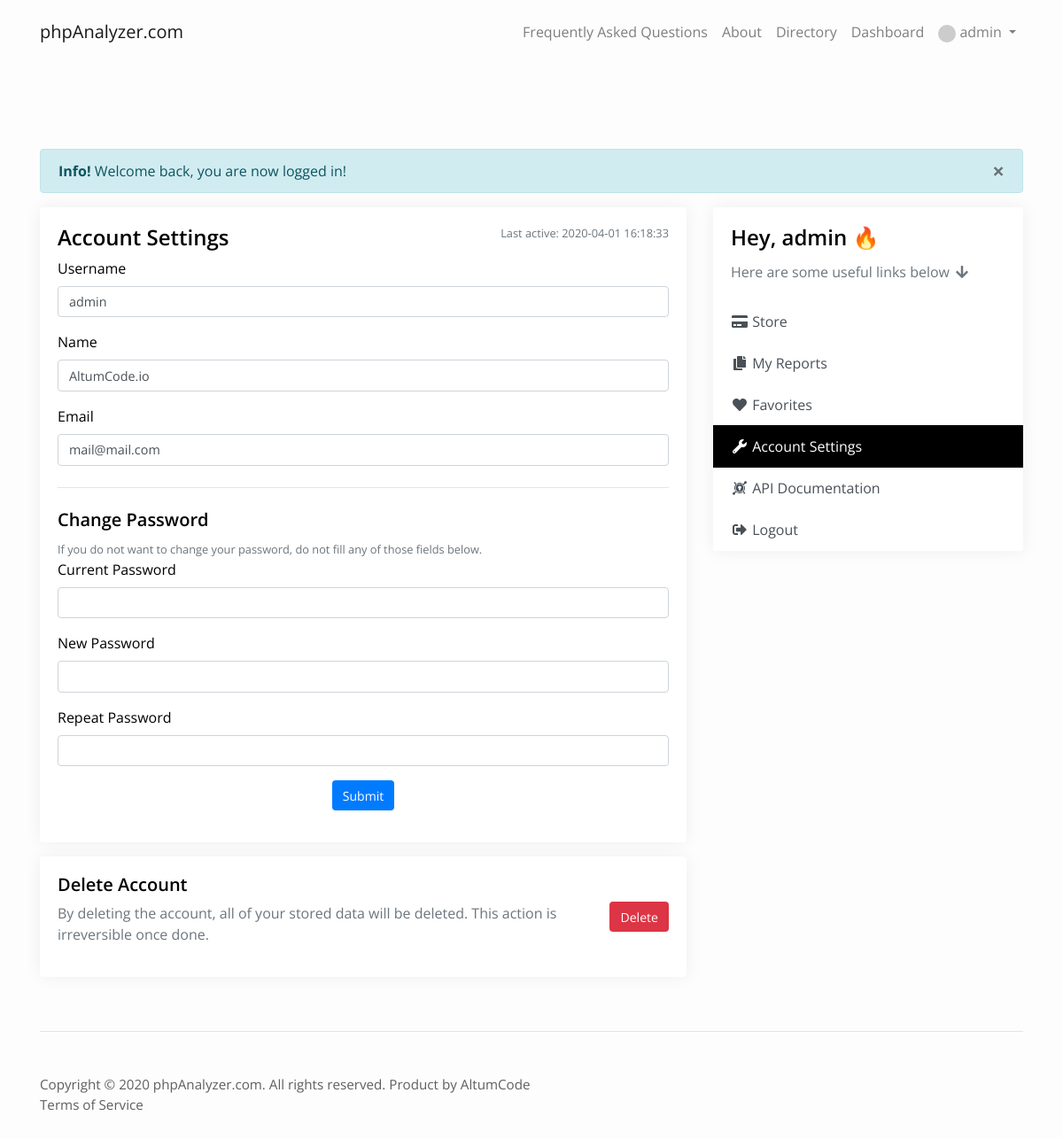
The page /account-settings (signed in) on the database its author committed.
### tables this page shows
CREATE TABLE `settings` (
    `id` int(11) NOT NULL,
    `title` varchar(64) NOT NULL,
    `logo` varchar(40) DEFAULT '',
    `favicon` varchar(40) DEFAULT '',
    `time_zone` varchar(32) NOT NULL DEFAULT 'America/New_York',
    `meta_description` varchar(1024) NOT NULL,
    `meta_keywords` varchar(512) DEFAULT NULL,
    `analytics_code` varchar(32) NOT NULL,
    `email_confirmation` int(11) NOT NULL DEFAULT '0',
    `recaptcha` int(11) NOT NULL DEFAULT '1',
    `public_key` varchar(64) NOT NULL,
    `private_key` varchar(64) NOT NULL,
    `facebook_login` int(11) NOT NULL,
    `facebook_app_id` varchar(64) NOT NULL,
    `facebook_app_secret` varchar(64) NOT NULL,
    `smtp_host` varchar(128) NOT NULL,
    `smtp_port` int(11) NOT NULL,
    `smtp_encryption` varchar(16) DEFAULT '0',
    `smtp_auth` int(11) DEFAULT '0',
    `smtp_user` varchar(128) NOT NULL,
    `smtp_pass` varchar(128) NOT NULL,
    `smtp_from` varchar(128) NOT NULL,
    `facebook` varchar(64) NOT NULL,
    `twitter` varchar(64) NOT NULL,
    `youtube` varchar(128) DEFAULT NULL,
    `instagram` varchar(64) DEFAULT NULL,
    `store_currency` varchar(12) NOT NULL DEFAULT 'USD',
    `store_paypal_client_id` varchar(256) NOT NULL DEFAULT '',
    `store_paypal_secret` varchar(256) NOT NULL DEFAULT '',
    `store_paypal_mode` enum('sandbox','live') DEFAULT 'live',
    `store_stripe_publishable_key` varchar(64) DEFAULT '',
    `store_stripe_secret_key` varchar(64) DEFAULT '',
    `store_stripe_webhook_secret` varchar(64) DEFAULT '',
    `store_unlock_report_price` float DEFAULT '1',
    `store_unlock_report_time` int(11) DEFAULT '0',
    `store_no_ads_price` float NOT NULL DEFAULT '5',
    `store_user_default_points` int(11) DEFAULT '0',
    `report_ad` varchar(2560) NOT NULL DEFAULT '',
    `index_ad` varchar(2560) NOT NULL DEFAULT '',
    `account_sidebar_ad` varchar(2560) DEFAULT NULL,
    `instagram_check_interval` int(11) DEFAULT '1',
    `instagram_minimum_followers` int(11) DEFAULT '5',
    `instagram_calculator_media_count` int(11) DEFAULT '10',
    `cron_queries` int(11) DEFAULT '1',
    `cron_mode` enum('ACTIVE','ALL') DEFAULT 'ACTIVE',
    `cron_auto_add_missing_logs` int(11) DEFAULT '0',
    `instagram_login` int(11) DEFAULT '0',
    `instagram_client_id` varchar(64) DEFAULT NULL,
    `instagram_client_secret` varchar(64) DEFAULT NULL,
    `activation_email_template` longtext,
    `lost_password_email_template` longtext,
    `credentials_email_template` longtext,
    `admin_email_notification_emails` mediumtext,
    `admin_new_user_email_notification` int(11) DEFAULT '0',
    `admin_new_payment_email_notification` int(11) DEFAULT '0',
    `directory` enum('ALL','LOGGED_IN','DISABLED') DEFAULT NULL,
    `directory_pagination` int(11) DEFAULT '10',
    `proxy` int(11) DEFAULT '0',
    `proxy_exclusive` int(11) DEFAULT '0',
    `proxy_timeout` int(11) DEFAULT '15',
    `proxy_failed_requests_pause` int(11) DEFAULT '3',
    `proxy_pause_duration` int(11) DEFAULT '1440',
    `email_reports` int(11) DEFAULT '0',
    `email_reports_default` int(11) DEFAULT '0',
    `email_reports_frequency` enum('DAILY','WEEKLY','MONTHLY') DEFAULT 'WEEKLY',
    `email_reports_favorites` int(11) DEFAULT '0',
    `default_language` varchar(16) DEFAULT 'english',
    `facebook_check_interval` int(11) DEFAULT '24',
    `facebook_minimum_likes` int(11) DEFAULT '1000',
    `youtube_api_key` varchar(64) DEFAULT NULL,
    `youtube_check_interval` int(11) DEFAULT '24',
    `youtube_minimum_subscribers` int(11) DEFAULT '100',
    `youtube_check_videos` int(11) DEFAULT '10',
    `twitter_consumer_key` varchar(64) DEFAULT NULL,
    `twitter_secret_key` varchar(64) DEFAULT NULL,
    `twitter_oauth_token` varchar(64) DEFAULT NULL,
    `twitter_oauth_token_secret` varchar(64) DEFAULT NULL,
    `twitter_check_interval` int(11) DEFAULT '24',
    `twitter_minimum_followers` int(11) DEFAULT '100',
    `twitter_check_tweets` int(11) DEFAULT '15',
    PRIMARY KEY (`id`)
);

CREATE TABLE `pages` (
    `page_id` int(11) NOT NULL AUTO_INCREMENT,
    `title` varchar(32) NOT NULL,
    `url` varchar(128) NOT NULL,
    `description` mediumtext NOT NULL,
    `position` int(11) NOT NULL,
    PRIMARY KEY (`page_id`)
);

CREATE TABLE `users` (
    `user_id` int(11) NOT NULL AUTO_INCREMENT,
    `username` varchar(32) NOT NULL,
    `password` varchar(128) NOT NULL,
    `email` varchar(128) NOT NULL,
    `name` varchar(32) NOT NULL,
    `facebook_id` bigint(20) DEFAULT NULL,
    `token_code` varchar(32) DEFAULT NULL,
    `email_activation_code` varchar(32) DEFAULT '',
    `lost_password_code` varchar(32) DEFAULT '',
    `type` int(11) NOT NULL DEFAULT '0',
    `active` int(11) NOT NULL DEFAULT '0',
    `date` varchar(32) DEFAULT '',
    `last_activity` datetime DEFAULT NULL,
    `points` float NOT NULL DEFAULT '15',
    `no_ads` int(11) DEFAULT '0',
    `instagram_id` bigint(11) DEFAULT NULL,
    `api_key` varchar(32) DEFAULT NULL,
    `email_reports` int(11) DEFAULT '0',
    PRIMARY KEY (`user_id`)
);

### views/account_settings.php (the view, shortened to what the rows shown need)
<div class="row">
    <div class="col-md-8 mb-3 mb-md-0">
        <div class="card card-shadow">
            <div class="card-body">
                <div class="d-flex justify-content-between">
                    <h4><?= $language->account_settings->header ?></h4>
                    <small class="text-muted"><?= $language->account_settings->display->last_activity ?> <?= (new \DateTime($account->last_activity))->format($language->global->date->datetime_format . ' H:i:s') ?></small>
                </div>
                <form action="" method="post" role="form">
                    <div class="form-group">
                        <label for="username"><?= $language->account_settings->input->username ?></label>
                        <input type="text" id="username" name="username" class="form-control" value="<?= $account->username ?>" />
                    </div>
                    <div class="form-group">
                        <label for="name"><?= $language->account_settings->input->name ?></label>
                        <input type="text" id="name" name="name" class="form-control" value="<?= $account->name ?>" />
                    </div>
                    <div class="form-group">
                        <label for="email"><?= $language->account_settings->input->email ?></label>
                        <input type="text" id="email" name="email" class="form-control" value="<?= $account->email ?>" />
                    </div>
                    <hr class="my-4"/>
                    <h5><?= $language->account_settings->header2 ?></h5>
                    <small class="text-muted"><?= $language->account_settings->header2_help ?></small>
                    <div class="form-group">
                        <label for="old_password"><?= $language->account_settings->input->current_password ?></label>
                        <input type="password" id="old_password" name="old_password" class="form-control" />
                    </div>
                    <div class="form-group">
                        <label for="new_password"><?= $language->account_settings->input->new_password ?></label>
                        <input type="password" id="new_password" name="new_password" class="form-control" />
                    </div>
                    <div class="form-group">
                        <label for="repeat_password"><?= $language->account_settings->input->repeat_password ?></label>
                        <input type="password" id="repeat_password" name="repeat_password" class="form-control" />
                    </div>
                    <div class="form-group text-center">
                        <button type="submit" name="submit" class="btn btn-primary"><?= $language->global->submit_button ?></button>
                    </div>
                </form>
            </div>
        </div>
        <div class="card card-shadow mt-3">
            <div class="card-body">
                <div class="d-flex justify-content-between align-items-center">
                    <div>
                        <h5><?= $language->account_settings->header3 ?></h5>
                        <p class="text-muted"><?= $language->account_settings->header3_help ?></p>
                    </div>
                    <a href="account_settings/delete/<?=  Security::csrf_get_session_token('url_token') ?>" class="btn btn-danger" data-confirm="<?= $language->global->info_message->confirm_delete ?>"><?= $language->global->delete ?></a>
                </div>
            </div>
        </div>
    </div>
    <div class="col-md-4">
        <?php include VIEWS_ROUTE . 'shared_includes/widgets/sidebar.php' ?>
    </div>
</div>

### views/shared_includes/menu.php (shortened to what the rows shown need)
<nav class="navbar navbar-main navbar-expand-lg navbar-light <?= $controller == 'index' ? 'navbar-main-index' : null ?> <?= !in_array($controller, ['index', 'directory']) ? 'navbar-main-margin' : null ?>">
    <div class="container">
        <a class="navbar-brand" href="<?= $settings->url ?>">
            <?php if($settings->logo != ''): ?>
                <img src="<?= $settings->url . UPLOADS_ROUTE . 'logo/' . $settings->logo ?>" class="img-fluid navbar-logo" alt="<?= $language->global->accessibility->logo_alt ?>" />
            <?php else: ?>
                <?= $settings->title ?>
            <?php endif ?>
        </a>
        <div class="collapse navbar-collapse justify-content-end" id="main_navbar">
            <ul class="navbar-nav ">
                <?php
                $top_menu_result = $database->query("SELECT `url`, `title` FROM `pages` WHERE `position` = '1'");
                while($top_menu = $top_menu_result->fetch_object()):
                    $link_internal = true;
                    if(strpos($top_menu->url, 'http://') !== false || strpos($top_menu->url, 'https://') !== false) {
                        $link_url = $top_menu->url;
                        $link_internal = false;
                    } else {
                        $link_url = $settings->url . 'page/' . $top_menu->url;
                    }
                    ?>
                    <li class="nav-item"><a class="nav-link" href="<?= $link_url ?>" <?= $link_internal ? null : 'target="_blank"' ?>><?= $top_menu->title ?></a></li>
                <?php endwhile ?>
                <?php if($settings->directory != 'DISABLED' || !$plugins->exists_and_active('instagram')): ?>
                <li class="nav-item"><a class="nav-link" href="directory"> <?= $language->directory->menu ?></a></li>
                <?php endif ?>
                <?php if(!User::logged_in()): ?>
                    <li class="nav-item active"><a class="nav-link" href="login"><i class="fa fa-fw fa-sm fa-sign-in-alt mr-1"></i> <?= $language->login->menu ?></a></li>
                    <li class="nav-item active"><a class="nav-link" href="register"><i class="fa fa-fw fa-sm fa-plus mr-1"></i> <?= $language->register->menu ?></a></li>
                <?php else: ?>
                    <li class="nav-item"><a class="nav-link" href="dashboard"> <?= $language->dashboard->menu ?></a></li>
                    <li class="dropdown">
                        <a class="nav-link dropdown-toggle" data-toggle="dropdown" href="#" aria-haspopup="true" aria-expanded="false">
                            <img src="<?= get_gravatar($account->email) ?>" class="small-avatar" /> <?= $account->username ?> <span class="caret"></span>
                        </a>
                    </li>
                <?php endif ?>
            </ul>
        </div>
    </div>
</nav>

### views/shared_includes/widgets/sidebar.php (shortened to what the rows shown need)
<div class="card card-shadow">
    <div class="card-body">
        <h4 class="card-title d-flex justify-content-between">
            <?= sprintf($language->dashboard->sidebar->header, $account->username) ?>
        </h4>
        <p class="card-text text-muted"><?= $language->dashboard->sidebar->text ?></p>
    </div>
    <div class="list-group">
        <a href="store" class="list-group-item list-group-item-action border-0 <?= $controller == 'store' ? 'active' : null ?>"><i class="fa fa-fw fa-credit-card"></i> <?= $language->store->menu ?></a>
        <?php if($settings->store_unlock_report_price != '0'): ?>
            <a href="my-reports" class="list-group-item list-group-item-action border-0"><i class="fa fa-fw fa-copy"></i> <?= $language->my_reports->menu ?></a>
        <?php endif ?>
        <a href="favorites" class="list-group-item list-group-item-action border-0"><i class="fa fa-fw fa-heart"></i> <?= $language->favorites->menu ?></a>
        <a href="account-settings" class="list-group-item list-group-item-action border-0 <?= $controller == 'account_settings' ? 'active' : null ?>"><i class="fa fa-fw fa-wrench"></i> <?= $language->account_settings->menu ?></a>
        <a href="api-documentation" class="list-group-item list-group-item-action border-0 <?= $controller == 'api_documentation' ? 'active' : null ?>"><i class="fab fa-fw fa-keycdn"></i> <?= $language->api_documentation->menu ?></a>
        <a href="logout" class="list-group-item list-group-item-action border-0"><i class="fa fa-fw fa-sign-out-alt"></i> <?= $language->global->menu->logout ?></a>
    </div>
</div>

### views/shared_includes/footer.php (shortened to what the rows shown need)
<footer class="container">
    <div class="d-flex justify-content-between sticky-footer">
        <div class="col-md-9 px-0">
            <div>
                <span><?= 'Copyright &copy; ' . date('Y') . ' ' . $settings->title . '. All rights reserved. Product by <a href="http://codecanyon.net/user/altumcode/">AltumCode</a>' ?></span>
            </div>
            <?php
            $bottom_menu_result = $database->query("SELECT `url`, `title` FROM `pages` WHERE `position` = '0'");
            while($bottom_menu = $bottom_menu_result->fetch_object()):
                $link_internal = true;
                if(strpos($bottom_menu->url, 'http://') !== false || strpos($bottom_menu->url, 'https://') !== false) {
                    $link_url = $bottom_menu->url;
                    $link_internal = false;
                } else {
                    $link_url = $settings->url . 'page/' . $bottom_menu->url;
                }
                ?>
                <a href="<?= $link_url ?>" <?= $link_internal ? null : 'target="_blank"' ?> class="mr-3"><?= $bottom_menu->title ?></a>&nbsp;
            <?php endwhile ?>
        </div>
    </div>
</footer>

### rows shown on the page
settings: title "phpAnalyzer.com"
pages: title "Frequently Asked Questions"
pages: title "About"
users: username "admin", last_activity "2020-04-01 16:18:33", name "AltumCode.io", email "mail@mail.com", username "Hey, admin 🔥"
pages: title "Terms of Service"

### other values the page prints
$language->directory->menu "Directory"
$language->dashboard->menu "Dashboard"
$language->global->message_type->$type "Info!"
$message "Welcome back, you are now logged in!"
$language->account_settings->header "Account Settings"
$language->account_settings->display->last_activity "Last active:"
$language->account_settings->input->username "Username"
$language->account_settings->input->name "Name"
$language->account_settings->input->email "Email"
$language->account_settings->header2 "Change Password"
$language->account_settings->header2_help "If you do not want to change your password, do not fill any of those fields below."
$language->account_settings->input->current_password "Current Password"
$language->account_settings->input->new_password "New Password"
$language->account_settings->input->repeat_password "Repeat Password"
$language->global->submit_button "Submit"
